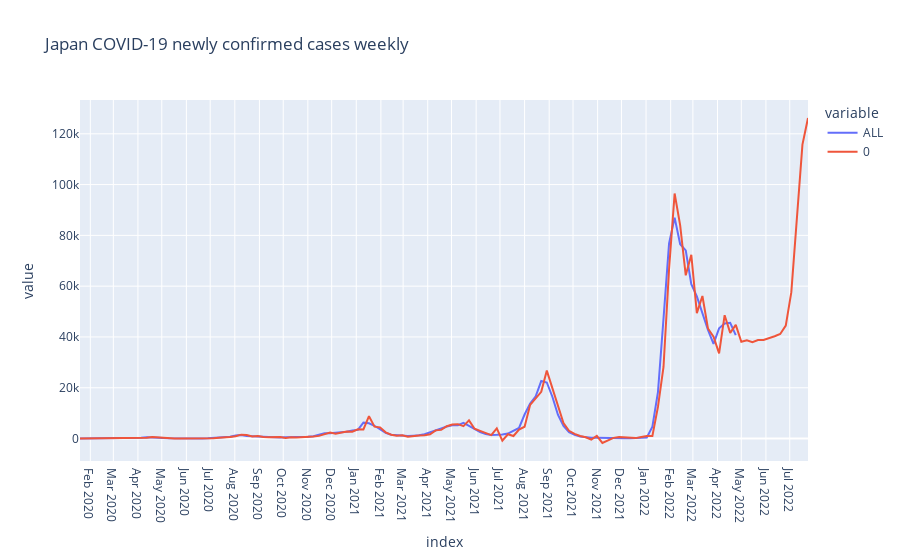

The notebook cell saved with this chart:
### Code cell
ts_forecast = result_all.predict(start=df_gr.index[0], end=df_gr.index[-1]+relativedelta(months=3))

temp_df = df_gr.ALL.to_frame()
temp_df = pd.concat([temp_df, ts_forecast])
fig = px.line(temp_df, title='Japan COVID-19 newly confirmed cases weekly')
fig.update_layout({
    'xaxis': {
        'dtick': 'M1'
    }
})
fig.show()

### Figure 1 — Plotly figure (JSON) as saved in the notebook; plotly's stock layout.template omitted (floating-point values rounded to 4 significant figures; data arrays with more than 128 entries replaced by an {"elided": "..."} marker saying what was removed)
{"data": [{"hovertemplate": "variable=ALL<br>index=%{x}<br>value=%{y}<extra></extra>", "legendgroup": "ALL", "line": {"color": "#636efa", "dash": "solid"}, "marker": {"symbol": "circle"}, "mode": "lines", "name": "ALL", "orientation": "v", "showlegend": true, "type": "scatter", "x": {"elided": "251 str values"}, "xaxis": "x", "y": {"elided": "251 float values"}, "yaxis": "y"}, {"hovertemplate": "variable=0<br>index=%{x}<br>value=%{y}<extra></extra>", "legendgroup": "0", "line": {"color": "#EF553B", "dash": "solid"}, "marker": {"symbol": "circle"}, "mode": "lines", "name": "0", "orientation": "v", "showlegend": true, "type": "scatter", "x": {"elided": "251 str values"}, "xaxis": "x", "y": {"elided": "251 float values"}, "yaxis": "y"}], "layout": {"autosize": true, "legend": {"title": {"text": "variable"}, "tracegroupgap": 0}, "title": {"text": "Japan COVID-19 newly confirmed cases weekly"}, "xaxis": {"anchor": "y", "autorange": true, "domain": [0, 1], "dtick": "M1", "range": ["2020-01-19", "2022-07-24"], "title": {"text": "index"}, "type": "date"}, "yaxis": {"anchor": "x", "autorange": true, "domain": [0, 1], "range": [-8841.0, 133300.0], "title": {"text": "value"}, "type": "linear"}}}
